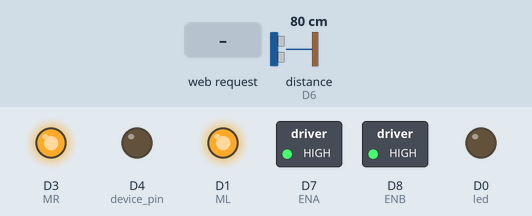
Recording of a sketch running on a simulated ESP8266 (NodeMCU). Parts: switched loads named in the sketch (green lamp = pin HIGH), output pins drawn as LEDs (lit = HIGH). Wiring (inferred from the names in the program): ultrasonic range finder: trigger D5; echo D6. The inputs (shaded band) are chosen by the test bench; at power-on: distance to the obstacle (sensor on D6) 80 cm. The echo pulse lasts 58.3 µs per cm; WiFi joins after 1.5 s; servers stay silent unless stated; pins used as bus, display or sensor lines are not drawn; what the sketch prints to the serial monitor is not drawn.

Above: at 2.7 s.
2.8 s: HTTP request GET /Forward received
At 3.7 s:
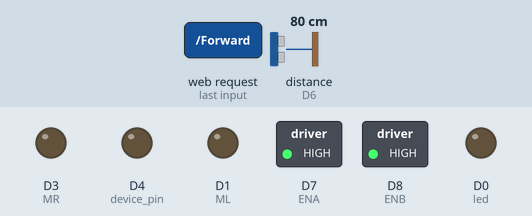
4.3 s: HTTP request GET /Left received
At 5.2 s:
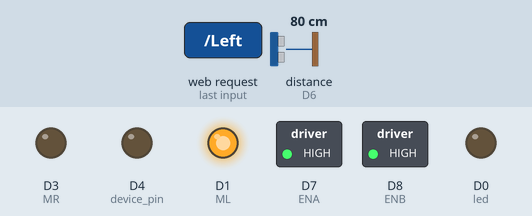
5.8 s: HTTP request GET /Right received
At 6.6 s:
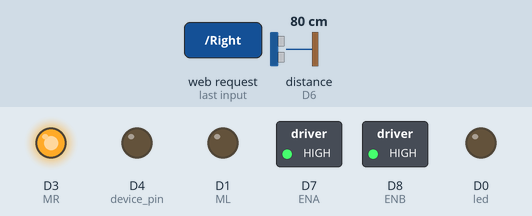
7.3 s: HTTP request GET /device_off received
At 8.3 s:
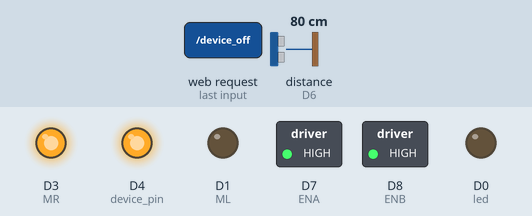
8.9 s: HTTP request GET /Stop_F received
At 10.0 s:
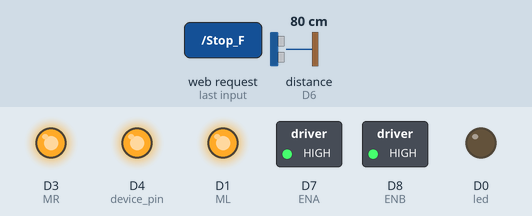
10.4 s: HTTP request GET /Forward received
At 11.5 s:
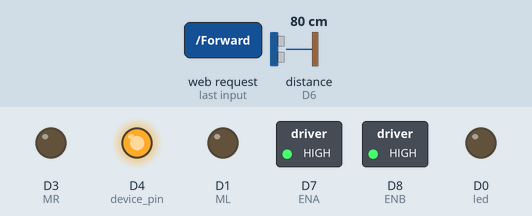
Timing chart, 0 to 12.9 s (numbered marks = the images above; inputs shaded):
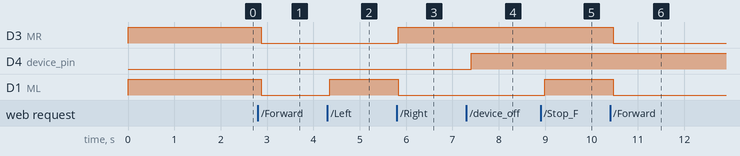

Measured:
- after the input at 2.8 s, D3 (MR), D1 (ML): HIGH → LOW after 0.07 s
- after the input at 4.3 s, D1 (ML): LOW → HIGH after 0.05 s
- after the input at 5.8 s, D3 (MR): LOW → HIGH at once; D1 (ML): HIGH → LOW at once
- after the input at 7.3 s, D4 (device_pin): LOW → HIGH after 0.11 s
- after the input at 8.9 s, D1 (ML): LOW → HIGH after 0.09 s
- after the input at 10.4 s, D3 (MR), D1 (ML): HIGH → LOW after 0.06 s

The sketch:

Obstacle_avoidance_algo.ino
```cpp
// SHYAM MARJIT
// This is the final project for IIT-Kanpur Summer-Internship-2020
// I am persuing my B.tech in CSE from IIIT Guwahtai. Currently I am in 2nd year of my B.Tech.
// sujaykumarmarjit@gmail.com
// ph-8927860176

#include<ESP8266WiFi.h>

const char* ssid = "shyammarjit";        // SSID i.e Service Set Identifier is the name of your mobile WIFI
const char* password = "shyam123";       //  Your WiFi password, in case you have open network comment the whole statement.


//.....................................................................................................................................................

// Motor Control pins and sonar sensor pins
#define led D0            // Defining led with Node-Mcu D0 Pin
#define ML D1             // Defining ML with Node-Mcu D1 Pin
#define MR D3             // Defining MR with Node-Mcu D3 Pin

#define trigpin D5        // Defining Trig-Pin of the motor driver with Node-Mcu D5 Pin
#define echopin D6        // Defining Echo-Pin of the motor driver with Node-Mcu D6 Pin

#define ENA D7            // Defining enable-A Pin of the motor driver with Node-Mcu D7 Pin
#define ENB D8            // Defining enable-B Pin of the motor driver with Node-Mcu D8 Pin
#define device_pin D4     // Defining device_Pin of the motor driver with Node-Mcu D4 Pin

//.....................................................................................................................................................

WiFiServer server(80);    //  Creates a server that listens for incoming connections on the specified port, here in this case port is 80
int flag;

//......................................................................................................................................................

void setup()
{
  // Put your setup code here, to run once:
  pinMode(led, OUTPUT);   // Sets the digital led pin as output
  pinMode(ML, OUTPUT);    // Sets the ML pin 13 as output
  pinMode(MR, OUTPUT);    // Sets the MR as output

  pinMode(ENA, OUTPUT);   // Sets the ENA as output
  pinMode(ENB, OUTPUT);   // Sets the ENB as output

  analogWrite(ENA, 1023);   // Seeting ENA to 1023
  analogWrite(ENB, 1023);   // Seeting ENA to 1023

  pinMode(trigpin, OUTPUT); // Sets the ENA as output
  pinMode(echopin, INPUT);  // Sets the ENA as output
  Serial.begin(115200);     // Opens serial port, sets data rate to 115200 bps

  digitalWrite(led, LOW);   // Sets the LED off
  digitalWrite(ML, HIGH);   // Sets the ML high
  digitalWrite(MR, HIGH);   // Sets the MR high

  pinMode(device_pin,OUTPUT); // Sets the device_pin as output

  Serial.println();
  Serial.println();
  Serial.print("Connecting to ");
  Serial.println(ssid);

  WiFi.begin(ssid, password);

  /*
   The following four lines of the code will assign a static IP Address to the ESP Module. If you do not want this, comment out the following four lines
   */
  //IPAddress ip(192, 168, 1, 254);
  //IPAddress gateway(192, 168, 1, 1);
  //IPAddress subnet(255, 255, 255, 0);
  //WiFi.config(ip, gateway, subnet);
  //delay(5000);

  while (WiFi.status() != WL_CONNECTED)
  {
    delay(500);               // Delay of 500ms
    Serial.print(".");
  }
  Serial.println("");
  Serial.println("WiFi Connected");

  // Start the server
  server.begin();
  Serial.println("Server started");

  // Print the IP address
  Serial.print("Use this URL to connect: ");
  Serial.print("http://");
  Serial.print(WiFi.localIP()); // Gets the WiFi shield's IP address and Print the IP address of serial monitor
  Serial.println("/");
}
//..........................................................................................................................................................

int getdistance_cm()      // Function to compute the distance in cm
{
  long duration;
  int distance;
  digitalWrite(trigpin, LOW);         // Set the trigpin as LOW ic set the trigpin off
  delayMicroseconds(2);               // Pauses for 2 microseconds
  digitalWrite(trigpin, HIGH);        // Set the trigpin as HIGH ic set the trigpin on
  delayMicroseconds(15);              // Pauses for 2 microseconds
  digitalWrite(trigpin, LOW);         // Again set the trigpin as LOW ic set the trigpin off
  duration = pulseIn(echopin, HIGH);  // The Node-MCU measures the length the signal pin is HIGH with this
  // d' = v*t  where  sound velocity v = 343 mtr/sec  , t = duration
  // d' = (343*100 * (10^-6) cm)* duration  =  0.0343 * duration cm
  //  distance = d' /2 ;

  distance = (0.0343 * duration) / 2;    // Computing the distance


  delay(100);       // Delay for 100ms
  return distance;  // Return the distance to the called function
}

//..........................................................................................................................................................

// Function to move the Mobile-Robot forward
void forward()
{
  digitalWrite(ML, LOW);  // Set the ML as Low
  digitalWrite(MR, LOW);  // Set the MR as Low

}

//..........................................................................................................................................................

// Function to turn the Mobile-Robot towards the left i.c the anticlock-wise motion
void left_turn()
{
  digitalWrite(ML, HIGH);   // Set the ML as HIGH
  digitalWrite(MR, LOW);    // Set the MR as Low

}
//..........................................................................................................................................................

// Function to turn the Mobile-Robot towards the right i.c the clock-wise motion
void right_turn()
{
  digitalWrite(ML, LOW);    // Set the ML as Low
  digitalWrite(MR, HIGH);   // Set the MR as Low

}

//..........................................................................................................................................................

// Function to stop the robot at that instant
void stop_now()
{
  digitalWrite(ML, HIGH);   // Set the ML as HIGH
  digitalWrite(MR, HIGH);   // Set the MR as HIGH

}


//..........................................................................................................................................................
void loop()
{

  // Put your main code here, to run repeatedly:
  int distance_cm = getdistance_cm();

  WiFiClient client = server.available();
  if (!client)
  {
    return;
  }

  // Wait until the client sends some data
  Serial.println("new client");
  while (!client.available())
  {
    delay(1);   //Delay for 1ms
  }

  client.println("HTTP/1.1 200 OK");
  client.println("Content-Type: text/html");
  client.println("");
  //client.println("<!DOCTYPE HTML>");
  //client.println("<html>");

  client.println(distance_cm);    // Print the distance in cm

  //client.println(analogRead(AO));
  //client.println("</html>");
  delay(1);   //Delay for 1ms

  // Read the first line of the request
  String request = client.readStringUntil('\r');
  Serial.println(request);
  client.flush();


  // Match the request

  //..................................................................Forward Motion.................................................

  if (request.indexOf("/Forward") != -1)    // Forward Motion request
  {
    Serial.print("distance = ");
    Serial.println(distance_cm);  // Printing the distance in cm
    forward();    // Forward function call
  }

  if (request.indexOf("/Stop_F") != -1)     // Stopping the Forward Motion request
  {
    stop_now();    // Stop Forward function call
    Serial.println("Robot Stop");
  }

  //..................................................................Left Motion.................................................

  if (request.indexOf("/Left") != -1)       // Left Motion i.c. anticlockwise motion request
  {
    left_turn();    // Left function call
    Serial.println("Robot turning left");
  }

  if (request.indexOf("/Stop_L") != -1)     // Stopping request of left motion
  {
    stop_now();   // Stop left function call
    Serial.println("Robot Stop");
  }

  //..................................................................Right Motion.................................................

  if (request.indexOf("/Right") != -1)      // Right Motion i.c. clockwise motion request
  {
    right_turn();   // Right function call
    Serial.println("Robot turning Right");
  }

  if (request.indexOf("/Stop_R") != -1)     // Stopping request of Right motion
  {
    stop_now();   // Stop Right function call
    Serial.println("Robot Stop");
  }

  //..................................................................Device Control.................................................

  if (request.indexOf("/device_on") != -1)   // Device on request
  {
    digitalWrite(device_pin, LOW);
    stop_now();    // Stop function call
    Serial.println("Device ON");
  }

  if (request.indexOf("/device_off") != -1)   // Device off request
  {
    digitalWrite(device_pin, HIGH);
    Serial.println("Device OFF");
  }


  // Return the responce
  /*client.println("HTTP/1.1 200 OK");
    client.println("Content-Type: text/html");
    client.println("");
    client.println("<!DOCTYPE HTML>");
    client.println("<html>");
    client.println(distance_cm);
    client.println("</html>");
  */

}
```
